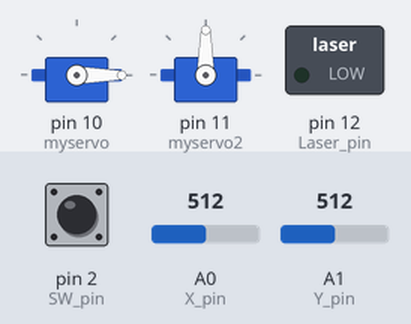
A sketch run on a simulated Arduino Uno, built with avr-gcc and run on an emulated ATmega328P. Parts: 2 × servo, switched loads named in the sketch (green lamp = pin HIGH). The test bench sets the inputs (shaded band); at power-on: A0 (X_pin) = 512, pin 2 (SW_pin) HIGH, A1 (Y_pin) = 512.

Above: at 1.3 s.
1.4 s: A0 (X_pin) set to 534
2.9 s: A0 (X_pin) set to 568
At 4.9 s:
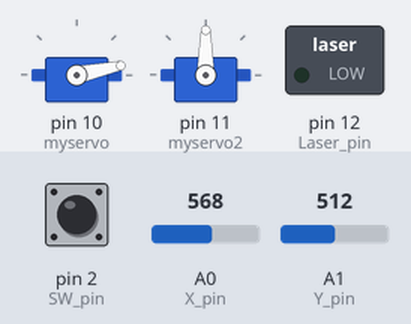
5.9 s: pin 2 (SW_pin) pulled LOW for 0.6 s
At 7.7 s:
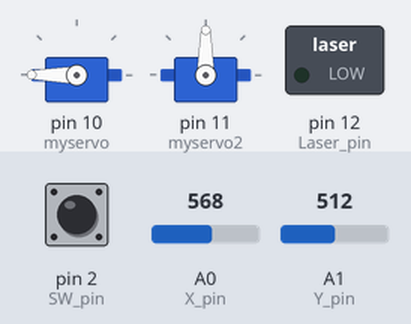
8.0 s: A1 (Y_pin) set to 560
At 10.9 s:
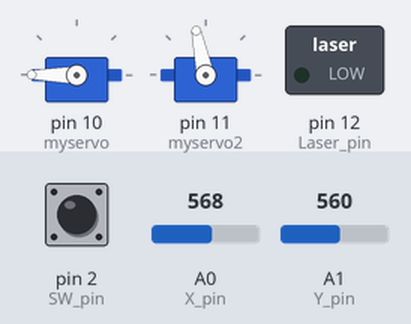
11.0 s: A1 (Y_pin) set to 900
14.0 s: A0 (X_pin) set to 459
15.5 s: A0 (X_pin) set to 434
At 15.9 s:
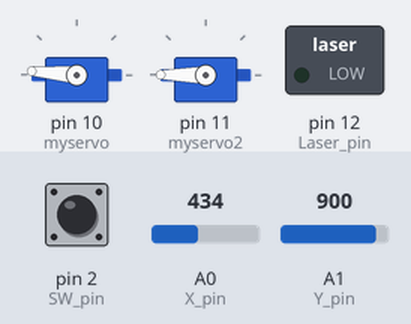
Timing chart, 0 to 21.5 s (numbered marks = the images above; inputs shaded):
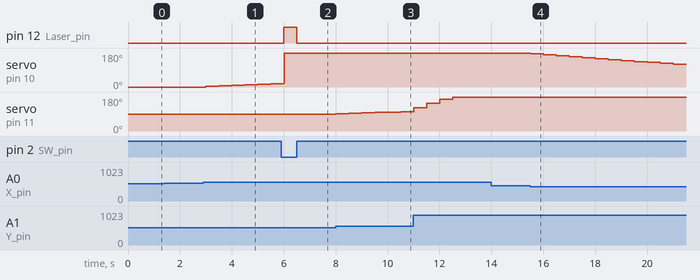

Measured:
- the behaviour switches between 549 and 550 on A0 (X_pin) (found by bisection; images 0 and 1)
- the behaviour switches between 451 and 450 on A0 (X_pin) (found by bisection; images 3 and 4)
- after the input at 1.4 s, every drawn part: stays the same
- after the input at 2.9 s, servo on pin 10 (myservo): moves from 0° to 18° over 2.5 s, starting after 0.10 s
- after the input at 5.9 s, pin 12 (Laser_pin): LOW → HIGH after 0.11 s, → LOW 0.49 s later
- after the input at 8.0 s, servo on pin 11 (myservo2): moves from 90° to 102° over 2.5 s, starting at once
- after the input at 14.0 s, every drawn part: stays the same
- after the input at 15.5 s, servo on pin 10 (myservo): moves from 180° to 120° over 5.5 s, starting at once

The sketch:

RoboticLaserHandProject.ino
```cpp
#include <Servo.h>

// instantiating the two servo motors.
Servo myservo, myservo2;

// declaring variables for pin numbers.
const int SW_pin = 2;
const int X_pin = 0;
const int Y_pin = 1;
const int Laser_pin = 12;

void setup() {

  // attaching the first servo motor to pin 10.
  myservo.attach(10);

  // attaching the second servo motor to pin 11.
  myservo2.attach(11);

  // initializing the switch pin as input.
  pinMode(SW_pin, INPUT);

  // initializing the serial monitor.
  Serial.begin(9600);

  // originally initializing the switch pin to 1.
  digitalWrite(SW_pin, HIGH);

  // declaring the laser pin as output.
  pinMode(Laser_pin, OUTPUT);

  }

  // declaring the servo 1's and servo 2's initial position as 90 degrees.
  int servopos1, servopos2 = 90;

// MAIN-LOOP.
void loop() {

  // reading the x and y coordinates of the joystick.
  int x_cor = analogRead(X_pin);
  int y_cor = analogRead(Y_pin);

  // creating variables to track the rate of increment for every angle movement.
  int angle1, angle2;

  // creating an if-statement to check for horizontal movement from the joystick.
  if (x_cor <= 450 or x_cor >= 550){

    // if the joystick is moved, mapping the angle to the appropriate x-coordinate.
    angle1 = map(x_cor, 0, 1023, -30, 30);
    servopos1 = servopos1 + angle1;

    // stopping the movement of the servo motor with the laser if the position is 180 or 0.
    if (servopos1 > 180) servopos1 = 180;
    if (servopos1 < 0) servopos1 = 0;
  }

  // creating an if-statement to check for vertical movement from the joystick.
  if (y_cor <= 450 or y_cor >= 550){

    // if the joystick is moved, mapping the angle to the appopriate y-coordinate.
    angle2 = map(y_cor, 0, 1023, -30, 30);
    servopos2 = servopos2 + angle2;

     // stopping the movement of the servo motor with the laser if the position is 180 or 0.
    if (servopos2 > 180) servopos2 = 180;
    if (servopos2 < 0) servopos2 = 0;
  }

  // writing the position to move to for each servo.
  // servo controlling the x-movement.
  myservo.write(servopos1);

  // servo controlling the y-movement.
  myservo2.write(servopos2);

  // creating an if-statement to shine the laser when the joystick is pressed.
  if (digitalRead(SW_pin) == LOW){

    digitalWrite(Laser_pin, HIGH);
  }

  else {

    digitalWrite(Laser_pin, LOW);

    delay(500);
  }

}
```
